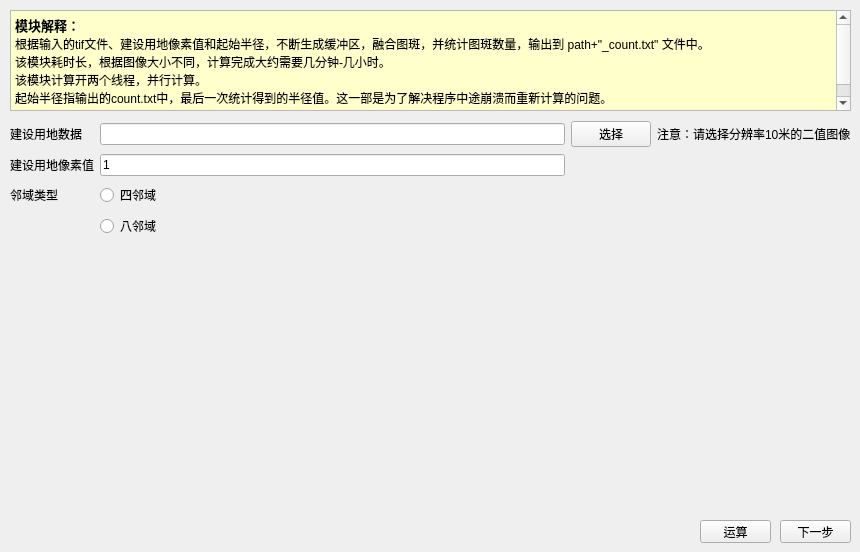
    <widget class="QWidget" name="tab">
     <attribute name="title">
      <string>Step1 闵科夫斯基膨胀</string>
     </attribute>
     <widget class="QPushButton" name="pushButton_2">
      <property name="geometry">
       <rect>
        <x>780</x>
        <y>520</y>
        <width>71</width>
        <height>23</height>
       </rect>
      </property>
      <property name="text">
       <string>下一步</string>
      </property>
     </widget>
     <widget class="QPushButton" name="pushButton_6">
      <property name="geometry">
       <rect>
        <x>700</x>
        <y>520</y>
        <width>71</width>
        <height>23</height>
       </rect>
      </property>
      <property name="text">
       <string>运算</string>
      </property>
     </widget>
     <widget class="QWidget" name="gridLayoutWidget">
      <property name="geometry">
       <rect>
        <x>10</x>
        <y>120</y>
        <width>841</width>
        <height>121</height>
       </rect>
      </property>
      <layout class="QGridLayout" name="gridLayout">
       <item row="1" column="0">
        <widget class="QLabel" name="label_2">
         <property name="text">
          <string>建设用地像素值</string>
         </property>
        </widget>
       </item>
       <item row="0" column="2">
        <widget class="QPushButton" name="pushButton">
         <property name="font">
          <font>
           <pointsize>9</pointsize>
          </font>
         </property>
         <property name="text">
          <string>选择</string>
         </property>
        </widget>
       </item>
       <item row="0" column="3">
        <widget class="QLabel" name="label_4">
         <property name="text">
          <string>注意：请选择分辨率10米的二值图像</string>
         </property>
        </widget>
       </item>
       <item row="0" column="1">
        <widget class="QLineEdit" name="input_tifpath"/>
       </item>
       <item row="2" column="1">
        <widget class="QRadioButton" name="fourtype">
         <property name="text">
          <string>四邻域</string>
         </property>
        </widget>
       </item>
       <item row="3" column="1">
        <widget class="QRadioButton" name="eighttype">
         <property name="text">
          <string>八邻域</string>
         </property>
        </widget>
       </item>
       <item row="2" column="0">
        <widget class="QLabel" name="label_16">
         <property name="text">
          <string>邻域类型</string>
         </property>
        </widget>
       </item>
       <item row="1" column="1">
        <widget class="QLineEdit" name="buildpixel">
         <property name="text">
          <string>1</string>
         </property>
        </widget>
       </item>
       <item row="0" column="0">
        <widget class="QLabel" name="label">
         <property name="text">
          <string>建设用地数据</string>
         </property>
        </widget>
       </item>
      </layout>
     </widget>
     <widget class="QTextBrowser" name="textBrowser">
      <property name="geometry">
       <rect>
        <x>10</x>
        <y>10</y>
        <width>841</width>
        <height>101</height>
       </rect>
      </property>
      <property name="html">
       <string>&lt;!DOCTYPE HTML PUBLIC &quot;-//W3C//DTD HTML 4.0//EN&quot; &quot;http://www.w3.org/TR/REC-html40/strict.dtd&quot;&gt;
&lt;html&gt;&lt;head&gt;&lt;meta name=&quot;qrichtext&quot; content=&quot;1&quot; /&gt;&lt;style type=&quot;text/css&quot;&gt;
p, li { white-space: pre-wrap; }
&lt;/style&gt;&lt;/head&gt;&lt;body style=&quot; font-family:'SimSun'; font-size:9pt; font-weight:400; font-style:normal;&quot; bgcolor=&quot;#ffffcc&quot;&gt;
&lt;p style=&quot; margin-top:0px; margin-bottom:0px; margin-left:0px; margin-right:0px; -qt-block-indent:0; text-indent:0px;&quot;&gt;&lt;span style=&quot; font-size:10pt; font-weight:600;&quot;&gt;模块解释：&lt;/span&gt;&lt;/p&gt;
&lt;p style=&quot; margin-top:0px; margin-bottom:0px; margin-left:0px; margin-right:0px; -qt-block-indent:0; text-indent:0px;&quot;&gt;根据输入的tif文件、建设用地像素值和起始半径，不断生成缓冲区，融合图斑，并统计图斑数量，输出到 path+&amp;quot;_count.txt&amp;quot; 文件中。&lt;/p&gt;
&lt;p style=&quot; margin-top:0px; margin-bottom:0px; margin-left:0px; margin-right:0px; -qt-block-indent:0; text-indent:0px;&quot;&gt;该模块耗时长，根据图像大小不同，计算完成大约需要几分钟-几小时。&lt;/p&gt;
&lt;p style=&quot; margin-top:0px; margin-bottom:0px; margin-left:0px; margin-right:0px; -qt-block-indent:0; text-indent:0px;&quot;&gt;该模块计算开两个线程，并行计算。&lt;/p&gt;
&lt;p style=&quot; margin-top:0px; margin-bottom:0px; margin-left:0px; margin-right:0px; -qt-block-indent:0; text-indent:0px;&quot;&gt;起始半径指输出的count.txt中，最后一次统计得到的半径值。这一部是为了解决程序中途崩溃而重新计算的问题。&lt;/p&gt;
&lt;p style=&quot; margin-top:0px; margin-bottom:0px; margin-left:0px; margin-right:0px; -qt-block-indent:0; text-indent:0px;&quot;&gt;四邻域和八邻域用于邻域标记算法，指当邻域像素与中心像素值一致时，属于统一类型。&lt;/p&gt;&lt;/body&gt;&lt;/html&gt;</string>
      </property>
     </widget>
    </widget>
